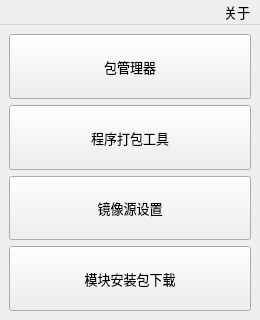
<?xml version="1.0" encoding="UTF-8"?>
<ui version="4.0">
 <class>main_entrance</class>
 <widget class="QMainWindow" name="main_entrance">
  <property name="geometry">
   <rect>
    <x>0</x>
    <y>0</y>
    <width>260</width>
    <height>320</height>
   </rect>
  </property>
  <property name="minimumSize">
   <size>
    <width>260</width>
    <height>320</height>
   </size>
  </property>
  <property name="maximumSize">
   <size>
    <width>260</width>
    <height>320</height>
   </size>
  </property>
  <property name="font">
   <font>
    <family>Microsoft YaHei UI</family>
    <pointsize>10</pointsize>
   </font>
  </property>
  <property name="windowTitle">
   <string>AwesomePyKit</string>
  </property>
  <widget class="QWidget" name="centralwidget">
   <layout class="QVBoxLayout" name="verticalLayout_2">
    <item>
     <layout class="QVBoxLayout" name="verticalLayout">
      <item>
       <widget class="QPushButton" name="pb_pkg_mgr">
        <property name="sizePolicy">
         <sizepolicy hsizetype="Minimum" vsizetype="Minimum">
          <horstretch>0</horstretch>
          <verstretch>0</verstretch>
         </sizepolicy>
        </property>
        <property name="toolTip">
         <string>管理不同 Python 环境中的第三方模块。</string>
        </property>
        <property name="text">
         <string>包管理器</string>
        </property>
       </widget>
      </item>
      <item>
       <widget class="QPushButton" name="pb_pyi_tool">
        <property name="sizePolicy">
         <sizepolicy hsizetype="Minimum" vsizetype="Minimum">
          <horstretch>0</horstretch>
          <verstretch>0</verstretch>
         </sizepolicy>
        </property>
        <property name="toolTip">
         <string>使用 Pyinstaller 将 Python 程序打包成 exe 可执行文件。</string>
        </property>
        <property name="text">
         <string>程序打包工具</string>
        </property>
       </widget>
      </item>
      <item>
       <widget class="QPushButton" name="pb_index_mgr">
        <property name="sizePolicy">
         <sizepolicy hsizetype="Minimum" vsizetype="Minimum">
          <horstretch>0</horstretch>
          <verstretch>0</verstretch>
         </sizepolicy>
        </property>
        <property name="toolTip">
         <string>设置pip全局镜像源地址。</string>
        </property>
        <property name="text">
         <string>镜像源设置</string>
        </property>
       </widget>
      </item>
      <item>
       <widget class="QPushButton" name="pb_pkg_dload">
        <property name="sizePolicy">
         <sizepolicy hsizetype="Minimum" vsizetype="Minimum">
          <horstretch>0</horstretch>
          <verstretch>0</verstretch>
         </sizepolicy>
        </property>
        <property name="toolTip">
         <string>Python 的模块、包下载工具，可批量下载。</string>
        </property>
        <property name="text">
         <string>模块安装包下载</string>
        </property>
       </widget>
      </item>
     </layout>
    </item>
   </layout>
  </widget>
  <widget class="QMenuBar" name="menubar">
   <property name="geometry">
    <rect>
     <x>0</x>
     <y>0</y>
     <width>260</width>
     <height>25</height>
    </rect>
   </property>
   <property name="layoutDirection">
    <enum>Qt::RightToLeft</enum>
   </property>
   <widget class="QMenu" name="menu_help">
    <property name="title">
     <string>关于</string>
    </property>
    <addaction name="action_about"/>
   </widget>
   <addaction name="menu_help"/>
  </widget>
  <action name="description">
   <property name="text">
    <string>功能说明</string>
   </property>
   <property name="font">
    <font/>
   </property>
  </action>
  <action name="action_about">
   <property name="text">
    <string>关于软件</string>
   </property>
   <property name="font">
    <font/>
   </property>
  </action>
  <action name="contribution">
   <property name="text">
    <string>参与贡献</string>
   </property>
  </action>
 </widget>
 <resources/>
 <connections/>
</ui>
